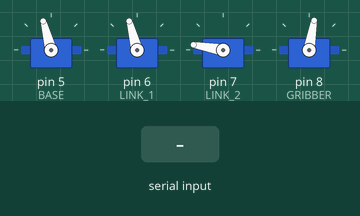
Simulated run of this sketch. Board: Arduino Uno, built with avr-gcc and run on an emulated ATmega328P. Shown: 4 × servo. The inputs (shaded band) are chosen by the test bench.

Above: at 2.9 s.
3.0 s: "S" received over Serial
At 3.47 s:
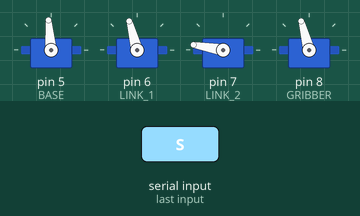
At 4.57 s:
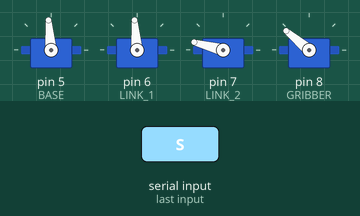
12.0 s: "P" received over Serial
At 12.17 s:
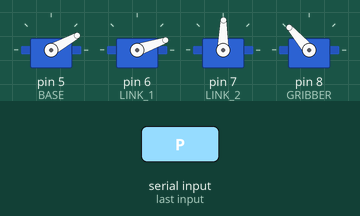
Timing chart, 0 to 15.3 s (numbered marks = the images above; inputs shaded):
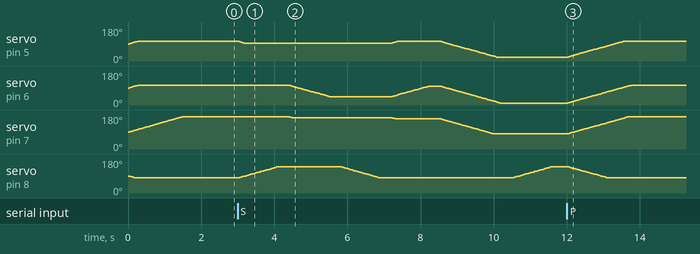

Measured:
- after the input at 3.0 s, servo on pin 7 (LINK_2): moves from 170° to 80° over 5.6 s, starting after 1.4 s
- after the input at 12.0 s, servo on pin 5 (BASE): moves from 20° to 105° over 1.5 s, starting at once; servo on pin 6 (LINK_1): moves from 10° to 105° over 1.7 s, starting at once; servo on pin 7 (LINK_2): moves from 80° to 170° over 1.6 s, starting at once; servo on pin 8 (GRIBBER): moves from 140° to 80° over 1.1 s, starting at once

The sketch:

Robot_arm_control_-_Image_Project.ino
```cpp
#include <VarSpeedServo.h>

char x;

VarSpeedServo BASE ;
VarSpeedServo LINK_1 ;
VarSpeedServo LINK_2 ;
VarSpeedServo GRIBBER ;


void setup() {
  Serial.begin(38400);
  BASE.attach(5);
  LINK_1.attach(6);
  LINK_2.attach(7);
  GRIBBER.attach(8);

  Position_1();

}

void loop() {

  if (Serial.available()>0) {

  char x = Serial.read();
   switch (x) {
      case 'S' :  Position_2();
                  Position_3();
                  Position_4();
                  Position_5();
                  Position_6();
                  Position_7();
      break;

      case 'P' :  Position_1();
      break;

      default : break;
    }
  }
}

void Position_1(){
  BASE.write(105, 35);
  LINK_1.write(105, 35);
  LINK_2.write(170, 35);
  GRIBBER.write(80, 35);

  BASE.wait();
  LINK_1.wait();
  LINK_2.wait();
  GRIBBER.wait();


  delay(300);
}

void Position_2(){
  BASE.write(95, 35);
  LINK_1.write(105, 35);
  LINK_2.write(170, 35);
  GRIBBER.write(140, 35);

  BASE.wait();
  LINK_1.wait();
  LINK_2.wait();
  GRIBBER.wait();

  delay(300);


}

void Position_3(){
  BASE.write(95, 35);
  LINK_1.write(45, 35);
  LINK_2.write(165, 35);
  GRIBBER.write(140, 35);

  BASE.wait();
  LINK_1.wait();
  LINK_2.wait();
  GRIBBER.wait();


  delay(300);
}


void Position_4(){
  BASE.write(95, 35);
  LINK_1.write(45, 35);
  LINK_2.write(165, 35);
  GRIBBER.write(80, 35);

  BASE.wait();
  LINK_1.wait();
  LINK_2.wait();
  GRIBBER.wait();


  delay(300);
}


void Position_5(){
  BASE.write(105, 35);
  LINK_1.write(100, 35);
  LINK_2.write(160, 35);
  GRIBBER.write(80, 35);

  BASE.wait();
  LINK_1.wait();
  LINK_2.wait();
  GRIBBER.wait();


  delay(300);
}


void Position_6(){
  BASE.write(20, 35);
  LINK_1.write(10, 35);
  LINK_2.write(80, 35);
  GRIBBER.write(80, 35);

  BASE.wait();
  LINK_1.wait();
  LINK_2.wait();
  GRIBBER.wait();


  delay(300);
}


void Position_7(){

  BASE.write(20, 35);
  LINK_1.write(10, 35);
  LINK_2.write(80, 35);
  GRIBBER.write(140, 35);

  BASE.wait();
  LINK_1.wait();
  LINK_2.wait();
  GRIBBER.wait();


  delay(300);
}
```
